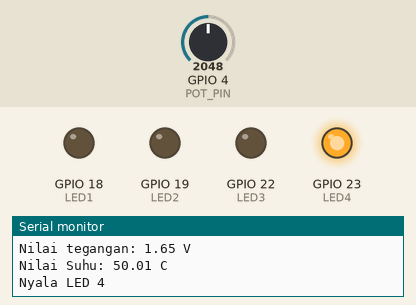
A program run on a simulated ESP32. Parts: output pins drawn as LEDs (lit = HIGH), the last lines printed to the serial monitor. Inputs (shaded band) come from the test bench; at power-on: GPIO 4 (POT_PIN) = 2048.

Above: at 2.8 s.
2.9 s: GPIO 4 (POT_PIN) set to 1274
5.6 s: GPIO 4 (POT_PIN) set to 1193
At 6.7 s:
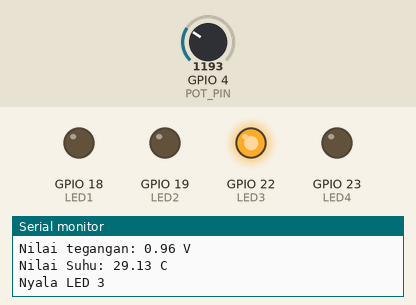
8.3 s: GPIO 4 (POT_PIN) set to 882
11.2 s: GPIO 4 (POT_PIN) set to 758
At 12.6 s:
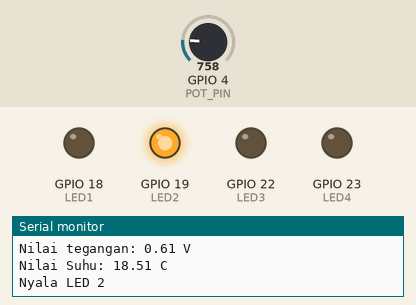
13.9 s: GPIO 4 (POT_PIN) set to 435
16.6 s: GPIO 4 (POT_PIN) set to 383
At 18.4 s:
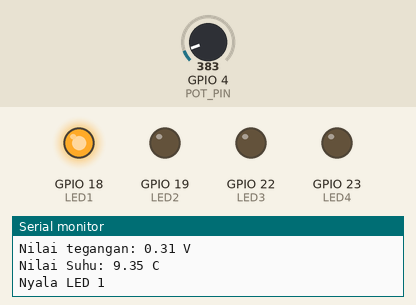
Timing chart, 0 to 19.9 s (numbered marks = the images above; inputs shaded):
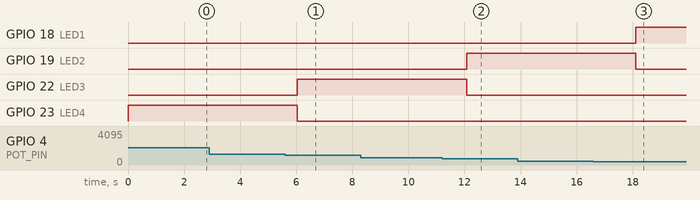

Measured:
- the behaviour switches between 1229 and 1228 on GPIO 4 (POT_PIN) (found by bisection; images 0 and 1)
- the behaviour switches between 819 and 818 on GPIO 4 (POT_PIN) (found by bisection; images 1 and 2)
- the behaviour switches between 410 and 409 on GPIO 4 (POT_PIN) (found by bisection; images 2 and 3)
- after the input at 5.6 s, GPIO 22 (LED3): LOW → HIGH after 0.44 s; GPIO 23 (LED4): HIGH → LOW after 0.44 s
- after the input at 11.2 s, GPIO 19 (LED2): LOW → HIGH after 0.88 s; GPIO 22 (LED3): HIGH → LOW after 0.88 s
- after the input at 16.6 s, GPIO 18 (LED1): LOW → HIGH after 1.5 s; GPIO 19 (LED2): HIGH → LOW after 1.5 s

The program:

main.cpp
```cpp
#include <Arduino.h>

#define POT_PIN 4
#define LED1 18
#define LED2 19
#define LED3 22
#define LED4 23

int adcValue = 0;
float voltage = 0;
float degree = 0;

void initLed(int ledNumber){
  pinMode(ledNumber, OUTPUT);
}

void ledOn(int ledNumber, String ledName){
  digitalWrite(LED1, LOW);
  digitalWrite(LED2, LOW);
  digitalWrite(LED3, LOW);
  digitalWrite(LED4, LOW);
  digitalWrite(ledNumber, HIGH);
  Serial.println("Nyala " + ledName + "\n");
}

void setup() {
  // put your setup code here, to run once:
  Serial.begin(9600);
  initLed(LED1);
  initLed(LED2);
  initLed(LED3);
  initLed(LED4);
}

void loop() {
  // put your main code here, to run repeatedly:

  adcValue = analogRead(POT_PIN);
  String printData = "Nilai ADC: " + String(adcValue);
  Serial.println(printData);

  voltage = ((float)adcValue / 4095) * 3.3;
  printData = "Nilai tegangan: " + String(voltage) + " V";
  Serial.println(printData);

  degree = ((float)voltage / 3.3) * 100;
  printData = "Nilai Suhu: " + String(degree) + " C";
  Serial.println(printData);

  if ( degree < 10 ) {
   // Serial.println("Nyala LED 1");
    ledOn(LED1,"LED 1");
  } else if ( degree >= 10 && degree < 20 ) {
    //Serial.println("Nyala LED 2");
    ledOn(LED2,"LED 2");
  } else if ( degree >= 20 && degree < 30 ) {
    //Serial.println("Nyala LED 3");
    ledOn(LED3,"LED 3");
  } else if ( degree >= 30 ) {
    //Serial.println("Nyala LED 4");
    ledOn(LED4,"LED 4");
  } else {
    Serial.println("Error....");
  }
  delay(2000);

}
```
